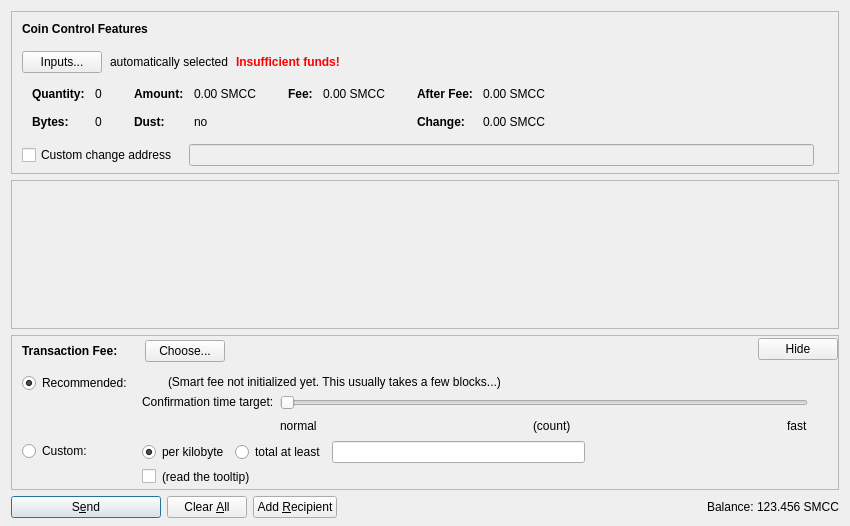
<?xml version="1.0" encoding="UTF-8"?>
<ui version="4.0">
 <class>SendCoinsDialog</class>
 <widget class="QDialog" name="SendCoinsDialog">
  <property name="geometry">
   <rect>
    <x>0</x>
    <y>0</y>
    <width>850</width>
    <height>526</height>
   </rect>
  </property>
  <property name="windowTitle">
   <string>Send Coins</string>
  </property>
  <layout class="QVBoxLayout" name="verticalLayout" stretch="0,1,0,0">
   <property name="bottomMargin">
    <number>8</number>
   </property>
   <item>
    <widget class="QFrame" name="frameCoinControl">
     <property name="sizePolicy">
      <sizepolicy hsizetype="Expanding" vsizetype="Expanding">
       <horstretch>0</horstretch>
       <verstretch>0</verstretch>
      </sizepolicy>
     </property>
     <property name="maximumSize">
      <size>
       <width>16777215</width>
       <height>16777215</height>
      </size>
     </property>
     <property name="frameShape">
      <enum>QFrame::StyledPanel</enum>
     </property>
     <property name="frameShadow">
      <enum>QFrame::Sunken</enum>
     </property>
     <layout class="QVBoxLayout" name="verticalLayoutCoinControl2">
      <property name="spacing">
       <number>0</number>
      </property>
      <property name="leftMargin">
       <number>0</number>
      </property>
      <property name="topMargin">
       <number>0</number>
      </property>
      <property name="rightMargin">
       <number>0</number>
      </property>
      <property name="bottomMargin">
       <number>6</number>
      </property>
      <item>
       <layout class="QVBoxLayout" name="verticalLayoutCoinControl" stretch="0,0,0,0,1">
        <property name="spacing">
         <number>0</number>
        </property>
        <property name="leftMargin">
         <number>10</number>
        </property>
        <property name="topMargin">
         <number>10</number>
        </property>
        <item>
         <layout class="QHBoxLayout" name="horizontalLayoutCoinControl1">
          <property name="bottomMargin">
           <number>15</number>
          </property>
          <item>
           <widget class="QLabel" name="labelCoinControlFeatures">
            <property name="sizePolicy">
             <sizepolicy hsizetype="Preferred" vsizetype="Maximum">
              <horstretch>0</horstretch>
              <verstretch>0</verstretch>
             </sizepolicy>
            </property>
            <property name="font">
             <font>
              <weight>75</weight>
              <bold>true</bold>
             </font>
            </property>
            <property name="styleSheet">
             <string notr="true">font-weight:bold;</string>
            </property>
            <property name="text">
             <string>Coin Control Features</string>
            </property>
           </widget>
          </item>
         </layout>
        </item>
        <item>
         <layout class="QHBoxLayout" name="horizontalLayoutCoinControl2" stretch="0,0,0,0">
          <property name="spacing">
           <number>8</number>
          </property>
          <property name="bottomMargin">
           <number>10</number>
          </property>
          <item>
           <widget class="QPushButton" name="pushButtonCoinControl">
            <property name="styleSheet">
             <string notr="true"/>
            </property>
            <property name="text">
             <string>Inputs...</string>
            </property>
            <property name="autoDefault">
             <bool>false</bool>
            </property>
           </widget>
          </item>
          <item>
           <widget class="QLabel" name="labelCoinControlAutomaticallySelected">
            <property name="text">
             <string>automatically selected</string>
            </property>
            <property name="margin">
             <number>5</number>
            </property>
           </widget>
          </item>
          <item>
           <widget class="QLabel" name="labelCoinControlInsuffFunds">
            <property name="font">
             <font>
              <weight>75</weight>
              <bold>true</bold>
             </font>
            </property>
            <property name="styleSheet">
             <string notr="true">color:red;font-weight:bold;</string>
            </property>
            <property name="text">
             <string>Insufficient funds!</string>
            </property>
            <property name="margin">
             <number>5</number>
            </property>
           </widget>
          </item>
          <item>
           <spacer name="horizontalSpacerCoinControl">
            <property name="orientation">
             <enum>Qt::Horizontal</enum>
            </property>
            <property name="sizeHint" stdset="0">
             <size>
              <width>40</width>
              <height>1</height>
             </size>
            </property>
           </spacer>
          </item>
         </layout>
        </item>
        <item>
         <widget class="QWidget" name="widgetCoinControl" native="true">
          <property name="sizePolicy">
           <sizepolicy hsizetype="Preferred" vsizetype="Preferred">
            <horstretch>0</horstretch>
            <verstretch>0</verstretch>
           </sizepolicy>
          </property>
          <property name="minimumSize">
           <size>
            <width>0</width>
            <height>0</height>
           </size>
          </property>
          <property name="styleSheet">
           <string notr="true"/>
          </property>
          <layout class="QHBoxLayout" name="horizontalLayoutCoinControl5">
           <property name="leftMargin">
            <number>0</number>
           </property>
           <property name="topMargin">
            <number>0</number>
           </property>
           <property name="rightMargin">
            <number>0</number>
           </property>
           <property name="bottomMargin">
            <number>0</number>
           </property>
           <item>
            <layout class="QHBoxLayout" name="horizontalLayoutCoinControl3" stretch="0,0,0,1">
             <property name="spacing">
              <number>20</number>
             </property>
             <property name="topMargin">
              <number>0</number>
             </property>
             <property name="bottomMargin">
              <number>10</number>
             </property>
             <item>
              <layout class="QFormLayout" name="formLayoutCoinControl1">
               <property name="horizontalSpacing">
                <number>10</number>
               </property>
               <property name="verticalSpacing">
                <number>14</number>
               </property>
               <property name="leftMargin">
                <number>10</number>
               </property>
               <property name="topMargin">
                <number>4</number>
               </property>
               <property name="rightMargin">
                <number>6</number>
               </property>
               <item row="0" column="0">
                <widget class="QLabel" name="labelCoinControlQuantityText">
                 <property name="font">
                  <font>
                   <weight>75</weight>
                   <bold>true</bold>
                  </font>
                 </property>
                 <property name="text">
                  <string>Quantity:</string>
                 </property>
                 <property name="margin">
                  <number>0</number>
                 </property>
                </widget>
               </item>
               <item row="0" column="1">
                <widget class="QLabel" name="labelCoinControlQuantity">
                 <property name="cursor">
                  <cursorShape>IBeamCursor</cursorShape>
                 </property>
                 <property name="contextMenuPolicy">
                  <enum>Qt::ActionsContextMenu</enum>
                 </property>
                 <property name="text">
                  <string notr="true">0</string>
                 </property>
                 <property name="margin">
                  <number>0</number>
                 </property>
                 <property name="textInteractionFlags">
                  <set>Qt::LinksAccessibleByMouse|Qt::TextSelectableByKeyboard|Qt::TextSelectableByMouse</set>
                 </property>
                </widget>
               </item>
               <item row="1" column="0">
                <widget class="QLabel" name="labelCoinControlBytesText">
                 <property name="font">
                  <font>
                   <weight>75</weight>
                   <bold>true</bold>
                  </font>
                 </property>
                 <property name="text">
                  <string>Bytes:</string>
                 </property>
                </widget>
               </item>
               <item row="1" column="1">
                <widget class="QLabel" name="labelCoinControlBytes">
                 <property name="cursor">
                  <cursorShape>IBeamCursor</cursorShape>
                 </property>
                 <property name="contextMenuPolicy">
                  <enum>Qt::ActionsContextMenu</enum>
                 </property>
                 <property name="text">
                  <string notr="true">0</string>
                 </property>
                 <property name="textInteractionFlags">
                  <set>Qt::LinksAccessibleByMouse|Qt::TextSelectableByKeyboard|Qt::TextSelectableByMouse</set>
                 </property>
                </widget>
               </item>
              </layout>
             </item>
             <item>
              <layout class="QFormLayout" name="formLayoutCoinControl2">
               <property name="horizontalSpacing">
                <number>10</number>
               </property>
               <property name="verticalSpacing">
                <number>14</number>
               </property>
               <property name="leftMargin">
                <number>6</number>
               </property>
               <property name="topMargin">
                <number>4</number>
               </property>
               <property name="rightMargin">
                <number>6</number>
               </property>
               <item row="0" column="0">
                <widget class="QLabel" name="labelCoinControlAmountText">
                 <property name="font">
                  <font>
                   <weight>75</weight>
                   <bold>true</bold>
                  </font>
                 </property>
                 <property name="text">
                  <string>Amount:</string>
                 </property>
                 <property name="margin">
                  <number>0</number>
                 </property>
                </widget>
               </item>
               <item row="0" column="1">
                <widget class="QLabel" name="labelCoinControlAmount">
                 <property name="cursor">
                  <cursorShape>IBeamCursor</cursorShape>
                 </property>
                 <property name="contextMenuPolicy">
                  <enum>Qt::ActionsContextMenu</enum>
                 </property>
                 <property name="text">
                  <string notr="true">0.00 SMCC</string>
                 </property>
                 <property name="textInteractionFlags">
                  <set>Qt::LinksAccessibleByMouse|Qt::TextSelectableByKeyboard|Qt::TextSelectableByMouse</set>
                 </property>
                </widget>
               </item>
               <item row="1" column="0">
                <widget class="QLabel" name="labelCoinControlLowOutputText">
                 <property name="font">
                  <font>
                   <weight>75</weight>
                   <bold>true</bold>
                  </font>
                 </property>
                 <property name="text">
                  <string>Dust:</string>
                 </property>
                </widget>
               </item>
               <item row="1" column="1">
                <widget class="QLabel" name="labelCoinControlLowOutput">
                 <property name="cursor">
                  <cursorShape>IBeamCursor</cursorShape>
                 </property>
                 <property name="contextMenuPolicy">
                  <enum>Qt::ActionsContextMenu</enum>
                 </property>
                 <property name="text">
                  <string notr="true">no</string>
                 </property>
                 <property name="textInteractionFlags">
                  <set>Qt::LinksAccessibleByMouse|Qt::TextSelectableByKeyboard|Qt::TextSelectableByMouse</set>
                 </property>
                </widget>
               </item>
              </layout>
             </item>
             <item>
              <layout class="QFormLayout" name="formLayoutCoinControl3">
               <property name="horizontalSpacing">
                <number>10</number>
               </property>
               <property name="verticalSpacing">
                <number>14</number>
               </property>
               <property name="leftMargin">
                <number>6</number>
               </property>
               <property name="topMargin">
                <number>4</number>
               </property>
               <property name="rightMargin">
                <number>6</number>
               </property>
               <item row="0" column="0">
                <widget class="QLabel" name="labelCoinControlFeeText">
                 <property name="font">
                  <font>
                   <weight>75</weight>
                   <bold>true</bold>
                  </font>
                 </property>
                 <property name="text">
                  <string>Fee:</string>
                 </property>
                 <property name="margin">
                  <number>0</number>
                 </property>
                </widget>
               </item>
               <item row="0" column="1">
                <widget class="QLabel" name="labelCoinControlFee">
                 <property name="cursor">
                  <cursorShape>IBeamCursor</cursorShape>
                 </property>
                 <property name="contextMenuPolicy">
                  <enum>Qt::ActionsContextMenu</enum>
                 </property>
                 <property name="text">
                  <string notr="true">0.00 SMCC</string>
                 </property>
                 <property name="textInteractionFlags">
                  <set>Qt::LinksAccessibleByMouse|Qt::TextSelectableByKeyboard|Qt::TextSelectableByMouse</set>
                 </property>
                </widget>
               </item>
              </layout>
             </item>
             <item>
              <layout class="QFormLayout" name="formLayoutCoinControl4">
               <property name="horizontalSpacing">
                <number>10</number>
               </property>
               <property name="verticalSpacing">
                <number>14</number>
               </property>
               <property name="leftMargin">
                <number>6</number>
               </property>
               <property name="topMargin">
                <number>4</number>
               </property>
               <property name="rightMargin">
                <number>6</number>
               </property>
               <item row="0" column="0">
                <widget class="QLabel" name="labelCoinControlAfterFeeText">
                 <property name="font">
                  <font>
                   <weight>75</weight>
                   <bold>true</bold>
                  </font>
                 </property>
                 <property name="text">
                  <string>After Fee:</string>
                 </property>
                 <property name="margin">
                  <number>0</number>
                 </property>
                </widget>
               </item>
               <item row="0" column="1">
                <widget class="QLabel" name="labelCoinControlAfterFee">
                 <property name="cursor">
                  <cursorShape>IBeamCursor</cursorShape>
                 </property>
                 <property name="contextMenuPolicy">
                  <enum>Qt::ActionsContextMenu</enum>
                 </property>
                 <property name="text">
                  <string notr="true">0.00 SMCC</string>
                 </property>
                 <property name="textInteractionFlags">
                  <set>Qt::LinksAccessibleByMouse|Qt::TextSelectableByKeyboard|Qt::TextSelectableByMouse</set>
                 </property>
                </widget>
               </item>
               <item row="1" column="0">
                <widget class="QLabel" name="labelCoinControlChangeText">
                 <property name="font">
                  <font>
                   <weight>75</weight>
                   <bold>true</bold>
                  </font>
                 </property>
                 <property name="text">
                  <string>Change:</string>
                 </property>
                </widget>
               </item>
               <item row="1" column="1">
                <widget class="QLabel" name="labelCoinControlChange">
                 <property name="cursor">
                  <cursorShape>IBeamCursor</cursorShape>
                 </property>
                 <property name="contextMenuPolicy">
                  <enum>Qt::ActionsContextMenu</enum>
                 </property>
                 <property name="text">
                  <string notr="true">0.00 SMCC</string>
                 </property>
                 <property name="textInteractionFlags">
                  <set>Qt::LinksAccessibleByMouse|Qt::TextSelectableByKeyboard|Qt::TextSelectableByMouse</set>
                 </property>
                </widget>
               </item>
              </layout>
             </item>
            </layout>
           </item>
          </layout>
         </widget>
        </item>
        <item>
         <layout class="QHBoxLayout" name="horizontalLayoutCoinControl4" stretch="0,0,0">
          <property name="spacing">
           <number>12</number>
          </property>
          <property name="sizeConstraint">
           <enum>QLayout::SetDefaultConstraint</enum>
          </property>
          <property name="topMargin">
           <number>5</number>
          </property>
          <property name="rightMargin">
           <number>5</number>
          </property>
          <item>
           <widget class="QCheckBox" name="checkBoxCoinControlChange">
            <property name="toolTip">
             <string>If this is activated, but the change address is empty or invalid, change will be sent to a newly generated address.</string>
            </property>
            <property name="text">
             <string>Custom change address</string>
            </property>
           </widget>
          </item>
          <item>
           <widget class="QValidatedLineEdit" name="lineEditCoinControlChange">
            <property name="enabled">
             <bool>false</bool>
            </property>
            <property name="sizePolicy">
             <sizepolicy hsizetype="Expanding" vsizetype="Fixed">
              <horstretch>0</horstretch>
              <verstretch>0</verstretch>
             </sizepolicy>
            </property>
           </widget>
          </item>
          <item>
           <widget class="QLabel" name="labelCoinControlChangeLabel">
            <property name="sizePolicy">
             <sizepolicy hsizetype="Preferred" vsizetype="Expanding">
              <horstretch>0</horstretch>
              <verstretch>0</verstretch>
             </sizepolicy>
            </property>
            <property name="minimumSize">
             <size>
              <width>0</width>
              <height>0</height>
             </size>
            </property>
            <property name="text">
             <string/>
            </property>
            <property name="margin">
             <number>3</number>
            </property>
           </widget>
          </item>
         </layout>
        </item>
        <item>
         <spacer name="verticalSpacerCoinControl">
          <property name="orientation">
           <enum>Qt::Vertical</enum>
          </property>
          <property name="sizeHint" stdset="0">
           <size>
            <width>800</width>
            <height>1</height>
           </size>
          </property>
         </spacer>
        </item>
       </layout>
      </item>
     </layout>
    </widget>
   </item>
   <item>
    <widget class="QScrollArea" name="scrollArea">
     <property name="widgetResizable">
      <bool>true</bool>
     </property>
     <widget class="QWidget" name="scrollAreaWidgetContents">
      <property name="geometry">
       <rect>
        <x>0</x>
        <y>0</y>
        <width>830</width>
        <height>104</height>
       </rect>
      </property>
      <layout class="QVBoxLayout" name="verticalLayout_2" stretch="0,1">
       <property name="leftMargin">
        <number>0</number>
       </property>
       <property name="topMargin">
        <number>0</number>
       </property>
       <property name="rightMargin">
        <number>0</number>
       </property>
       <property name="bottomMargin">
        <number>0</number>
       </property>
       <item>
        <layout class="QVBoxLayout" name="entries">
         <property name="spacing">
          <number>6</number>
         </property>
        </layout>
       </item>
       <item>
        <spacer name="verticalSpacer">
         <property name="orientation">
          <enum>Qt::Vertical</enum>
         </property>
         <property name="sizeHint" stdset="0">
          <size>
           <width>20</width>
           <height>40</height>
          </size>
         </property>
        </spacer>
       </item>
      </layout>
     </widget>
    </widget>
   </item>
   <item>
    <widget class="QFrame" name="frameFee">
     <property name="sizePolicy">
      <sizepolicy hsizetype="Expanding" vsizetype="Expanding">
       <horstretch>0</horstretch>
       <verstretch>0</verstretch>
      </sizepolicy>
     </property>
     <property name="maximumSize">
      <size>
       <width>16777215</width>
       <height>16777215</height>
      </size>
     </property>
     <property name="frameShape">
      <enum>QFrame::StyledPanel</enum>
     </property>
     <property name="frameShadow">
      <enum>QFrame::Sunken</enum>
     </property>
     <layout class="QVBoxLayout" name="verticalLayoutFee1">
      <property name="spacing">
       <number>0</number>
      </property>
      <property name="leftMargin">
       <number>0</number>
      </property>
      <property name="topMargin">
       <number>0</number>
      </property>
      <property name="rightMargin">
       <number>0</number>
      </property>
      <property name="bottomMargin">
       <number>0</number>
      </property>
      <item>
       <layout class="QVBoxLayout" name="verticalLayoutFee2" stretch="0,0,0">
        <property name="spacing">
         <number>0</number>
        </property>
        <property name="leftMargin">
         <number>10</number>
        </property>
        <property name="topMargin">
         <number>0</number>
        </property>
        <item>
         <layout class="QHBoxLayout" name="horizontalLayoutFee1">
          <property name="bottomMargin">
           <number>0</number>
          </property>
          <item>
           <layout class="QVBoxLayout" name="verticalLayoutFee7">
            <property name="spacing">
             <number>0</number>
            </property>
            <item>
             <spacer name="verticalSpacerSmartFee">
              <property name="orientation">
               <enum>Qt::Vertical</enum>
              </property>
              <property name="sizeType">
               <enum>QSizePolicy::Fixed</enum>
              </property>
              <property name="sizeHint" stdset="0">
               <size>
                <width>1</width>
                <height>4</height>
               </size>
              </property>
             </spacer>
            </item>
            <item>
             <layout class="QHBoxLayout" name="horizontalLayoutSmartFee">
              <property name="spacing">
               <number>10</number>
              </property>
              <item>
               <widget class="QLabel" name="labelFeeHeadline">
                <property name="sizePolicy">
                 <sizepolicy hsizetype="Preferred" vsizetype="Maximum">
                  <horstretch>0</horstretch>
                  <verstretch>0</verstretch>
                 </sizepolicy>
                </property>
                <property name="font">
                 <font>
                  <weight>75</weight>
                  <bold>true</bold>
                 </font>
                </property>
                <property name="styleSheet">
                 <string notr="true">font-weight:bold;</string>
                </property>
                <property name="text">
                 <string>Transaction Fee:</string>
                </property>
               </widget>
              </item>
              <item>
               <widget class="QLabel" name="labelFeeMinimized">
                <property name="text">
                 <string/>
                </property>
               </widget>
              </item>
              <item>
               <widget class="QPushButton" name="buttonChooseFee">
                <property name="text">
                 <string>Choose...</string>
                </property>
               </widget>
              </item>
             </layout>
            </item>
            <item>
             <spacer name="verticalSpacer_5">
              <property name="orientation">
               <enum>Qt::Vertical</enum>
              </property>
              <property name="sizeHint" stdset="0">
               <size>
                <width>1</width>
                <height>1</height>
               </size>
              </property>
             </spacer>
            </item>
           </layout>
          </item>
          <item>
           <spacer name="horizontalSpacer_4">
            <property name="orientation">
             <enum>Qt::Horizontal</enum>
            </property>
            <property name="sizeHint" stdset="0">
             <size>
              <width>40</width>
              <height>20</height>
             </size>
            </property>
           </spacer>
          </item>
          <item>
           <widget class="QPushButton" name="buttonMinimizeFee">
            <property name="toolTip">
             <string>collapse fee-settings</string>
            </property>
            <property name="text">
             <string>Hide</string>
            </property>
           </widget>
          </item>
         </layout>
        </item>
        <item>
         <widget class="QFrame" name="frameFeeSelection">
          <layout class="QVBoxLayout" name="verticalLayoutFee12">
           <property name="spacing">
            <number>0</number>
           </property>
           <property name="leftMargin">
            <number>0</number>
           </property>
           <property name="topMargin">
            <number>0</number>
           </property>
           <property name="rightMargin">
            <number>0</number>
           </property>
           <property name="bottomMargin">
            <number>0</number>
           </property>
           <item>
            <layout class="QGridLayout" name="gridLayoutFee">
             <property name="topMargin">
              <number>10</number>
             </property>
             <property name="bottomMargin">
              <number>4</number>
             </property>
             <property name="horizontalSpacing">
              <number>10</number>
             </property>
             <property name="verticalSpacing">
              <number>4</number>
             </property>
             <item row="1" column="1">
              <layout class="QVBoxLayout" name="verticalLayoutFee8">
               <property name="spacing">
                <number>6</number>
               </property>
               <item>
                <layout class="QHBoxLayout" name="horizontalLayoutFee13">
                 <item>
                  <widget class="QRadioButton" name="radioCustomPerKilobyte">
                   <property name="toolTip">
                    <string>If the custom fee is set to 1000 satoshis and the transaction is only 250 bytes, then &quot;per kilobyte&quot; only pays 250 satoshis in fee, while &quot;total at least&quot; pays 1000 satoshis. For transactions bigger than a kilobyte both pay by kilobyte.</string>
                   </property>
                   <property name="text">
                    <string>per kilobyte</string>
                   </property>
                   <property name="checked">
                    <bool>true</bool>
                   </property>
                   <attribute name="buttonGroup">
                    <string notr="true">groupCustomFee</string>
                   </attribute>
                  </widget>
                 </item>
                 <item>
                  <widget class="QRadioButton" name="radioCustomAtLeast">
                   <property name="toolTip">
                    <string>If the custom fee is set to 1000 satoshis and the transaction is only 250 bytes, then &quot;per kilobyte&quot; only pays 250 satoshis in fee, while &quot;total at least&quot; pays 1000 satoshis. For transactions bigger than a kilobyte both pay by kilobyte.</string>
                   </property>
                   <property name="text">
                    <string>total at least</string>
                   </property>
                   <attribute name="buttonGroup">
                    <string notr="true">groupCustomFee</string>
                   </attribute>
                  </widget>
                 </item>
                 <item>
                  <widget class="BitcoinAmountField" name="customFee"/>
                 </item>
                 <item>
                  <spacer name="horizontalSpacer_6">
                   <property name="orientation">
                    <enum>Qt::Horizontal</enum>
                   </property>
                   <property name="sizeHint" stdset="0">
                    <size>
                     <width>1</width>
                     <height>1</height>
                    </size>
                   </property>
                  </spacer>
                 </item>
                </layout>
               </item>
               <item>
                <layout class="QHBoxLayout" name="horizontalLayoutFee8">
                 <item>
                  <widget class="QCheckBox" name="checkBoxMinimumFee">
                   <property name="toolTip">
                    <string>Paying only the minimum fee is just fine as long as there is less transaction volume than space in the blocks. But be aware that this can end up in a never confirming transaction once there is more demand for smartcoin transactions than the network can process.</string>
                   </property>
                   <property name="text">
                    <string/>
                   </property>
                  </widget>
                 </item>
                 <item>
                  <widget class="QLabel" name="labelMinFeeWarning">
                   <property name="enabled">
                    <bool>true</bool>
                   </property>
                   <property name="toolTip">
                    <string>Paying only the minimum fee is just fine as long as there is less transaction volume than space in the blocks. But be aware that this can end up in a never confirming transaction once there is more demand for smartcoin transactions than the network can process.</string>
                   </property>
                   <property name="text">
                    <string>(read the tooltip)</string>
                   </property>
                   <property name="margin">
                    <number>5</number>
                   </property>
                  </widget>
                 </item>
                 <item>
                  <spacer name="horizontalSpacer_2">
                   <property name="orientation">
                    <enum>Qt::Horizontal</enum>
                   </property>
                   <property name="sizeHint" stdset="0">
                    <size>
                     <width>1</width>
                     <height>1</height>
                    </size>
                   </property>
                  </spacer>
                 </item>
                </layout>
               </item>
              </layout>
             </item>
             <item row="0" column="0">
              <layout class="QVBoxLayout" name="verticalLayoutFee4" stretch="0,1">
               <item>
                <widget class="QRadioButton" name="radioSmartFee">
                 <property name="text">
                  <string>Recommended:</string>
                 </property>
                 <property name="checked">
                  <bool>true</bool>
                 </property>
                 <attribute name="buttonGroup">
                  <string notr="true">groupFee</string>
                 </attribute>
                </widget>
               </item>
               <item>
                <spacer name="verticalSpacer_2">
                 <property name="orientation">
                  <enum>Qt::Vertical</enum>
                 </property>
                 <property name="sizeHint" stdset="0">
                  <size>
                   <width>1</width>
                   <height>1</height>
                  </size>
                 </property>
                </spacer>
               </item>
              </layout>
             </item>
             <item row="1" column="0">
              <layout class="QVBoxLayout" name="verticalLayoutFee9" stretch="0,1">
               <item>
                <widget class="QRadioButton" name="radioCustomFee">
                 <property name="text">
                  <string>Custom:</string>
                 </property>
                 <attribute name="buttonGroup">
                  <string notr="true">groupFee</string>
                 </attribute>
                </widget>
               </item>
               <item>
                <spacer name="verticalSpacer_6">
                 <property name="orientation">
                  <enum>Qt::Vertical</enum>
                 </property>
                 <property name="sizeHint" stdset="0">
                  <size>
                   <width>1</width>
                   <height>1</height>
                  </size>
                 </property>
                </spacer>
               </item>
              </layout>
             </item>
             <item row="0" column="1">
              <layout class="QVBoxLayout" name="verticalLayoutFee3" stretch="0,0,1">
               <property name="spacing">
                <number>6</number>
               </property>
               <property name="topMargin">
                <number>2</number>
               </property>
               <item>
                <layout class="QHBoxLayout" name="horizontalLayoutFee12">
                 <item>
                  <widget class="QLabel" name="labelSmartFee">
                   <property name="text">
                    <string/>
                   </property>
                   <property name="margin">
                    <number>2</number>
                   </property>
                  </widget>
                 </item>
                 <item>
                  <widget class="QLabel" name="labelFeeEstimation">
                   <property name="text">
                    <string/>
                   </property>
                  </widget>
                 </item>
                 <item>
                  <widget class="QLabel" name="labelSmartFee2">
                   <property name="text">
                    <string>(Smart fee not initialized yet. This usually takes a few blocks...)</string>
                   </property>
                   <property name="margin">
                    <number>2</number>
                   </property>
                  </widget>
                 </item>
                 <item>
                  <spacer name="horizontalSpacer_5">
                   <property name="orientation">
                    <enum>Qt::Horizontal</enum>
                   </property>
                   <property name="sizeHint" stdset="0">
                    <size>
                     <width>1</width>
                     <height>1</height>
                    </size>
                   </property>
                  </spacer>
                 </item>
                </layout>
               </item>
               <item>
                <layout class="QHBoxLayout" name="horizontalLayoutFee9">
                 <item>
                  <layout class="QVBoxLayout" name="verticalLayoutFee6">
                   <item>
                    <widget class="QLabel" name="labelSmartFee3">
                     <property name="text">
                      <string>Confirmation time target:</string>
                     </property>
                     <property name="margin">
                      <number>2</number>
                     </property>
                    </widget>
                   </item>
                   <item>
                    <spacer name="verticalSpacer_3">
                     <property name="orientation">
                      <enum>Qt::Vertical</enum>
                     </property>
                     <property name="sizeHint" stdset="0">
                      <size>
                       <width>1</width>
                       <height>1</height>
                      </size>
                     </property>
                    </spacer>
                   </item>
                  </layout>
                 </item>
                 <item>
                  <layout class="QVBoxLayout" name="verticalLayoutFee5">
                   <property name="rightMargin">
                    <number>30</number>
                   </property>
                   <item>
                    <widget class="QSlider" name="sliderSmartFee">
                     <property name="minimum">
                      <number>0</number>
                     </property>
                     <property name="maximum">
                      <number>23</number>
                     </property>
                     <property name="pageStep">
                      <number>1</number>
                     </property>
                     <property name="value">
                      <number>0</number>
                     </property>
                     <property name="orientation">
                      <enum>Qt::Horizontal</enum>
                     </property>
                     <property name="invertedAppearance">
                      <bool>false</bool>
                     </property>
                     <property name="invertedControls">
                      <bool>false</bool>
                     </property>
                     <property name="tickPosition">
                      <enum>QSlider::NoTicks</enum>
                     </property>
                    </widget>
                   </item>
                   <item>
                    <layout class="QHBoxLayout" name="horizontalLayoutFee10">
                     <item>
                      <widget class="QLabel" name="labelSmartFeeNormal">
                       <property name="text">
                        <string>normal</string>
                       </property>
                      </widget>
                     </item>
                     <item>
                      <spacer name="horizontalSpacer_7">
                       <property name="orientation">
                        <enum>Qt::Horizontal</enum>
                       </property>
                       <property name="sizeHint" stdset="0">
                        <size>
                         <width>40</width>
                         <height>20</height>
                        </size>
                       </property>
                      </spacer>
                     </item>
                     <item>
                      <widget class="QLabel" name="confirmationTargetLabel">
                       <property name="text">
                        <string notr="true">(count)</string>
                       </property>
                      </widget>
                     </item>
                     <item>
                      <spacer name="horizontalSpacer_3">
                       <property name="orientation">
                        <enum>Qt::Horizontal</enum>
                       </property>
                       <property name="sizeHint" stdset="0">
                        <size>
                         <width>40</width>
                         <height>20</height>
                        </size>
                       </property>
                      </spacer>
                     </item>
                     <item>
                      <widget class="QLabel" name="labelSmartFeeFast">
                       <property name="text">
                        <string>fast</string>
                       </property>
                      </widget>
                     </item>
                    </layout>
                   </item>
                  </layout>
                 </item>
                </layout>
               </item>
               <item>
                <spacer name="verticalSpacer_4">
                 <property name="orientation">
                  <enum>Qt::Vertical</enum>
                 </property>
                 <property name="sizeHint" stdset="0">
                  <size>
                   <width>1</width>
                   <height>1</height>
                  </size>
                 </property>
                </spacer>
               </item>
              </layout>
             </item>
            </layout>
           </item>
          </layout>
         </widget>
        </item>
        <item>
         <spacer name="verticalSpacerFee">
          <property name="orientation">
           <enum>Qt::Vertical</enum>
          </property>
          <property name="sizeHint" stdset="0">
           <size>
            <width>800</width>
            <height>1</height>
           </size>
          </property>
         </spacer>
        </item>
       </layout>
      </item>
     </layout>
    </widget>
   </item>
   <item>
    <layout class="QHBoxLayout" name="horizontalLayout">
     <item>
      <widget class="QPushButton" name="sendButton">
       <property name="minimumSize">
        <size>
         <width>150</width>
         <height>0</height>
        </size>
       </property>
       <property name="toolTip">
        <string>Confirm the send action</string>
       </property>
       <property name="text">
        <string>S&amp;end</string>
       </property>
       <property name="icon">
        <iconset resource="../bitcoin.qrc">
         <normaloff>:/icons/send</normaloff>:/icons/send</iconset>
       </property>
       <property name="autoDefault">
        <bool>false</bool>
       </property>
       <property name="default">
        <bool>true</bool>
       </property>
      </widget>
     </item>
     <item>
      <widget class="QPushButton" name="clearButton">
       <property name="sizePolicy">
        <sizepolicy hsizetype="Minimum" vsizetype="Fixed">
         <horstretch>0</horstretch>
         <verstretch>0</verstretch>
        </sizepolicy>
       </property>
       <property name="toolTip">
        <string>Clear all fields of the form.</string>
       </property>
       <property name="text">
        <string>Clear &amp;All</string>
       </property>
       <property name="icon">
        <iconset resource="../bitcoin.qrc">
         <normaloff>:/icons/remove</normaloff>:/icons/remove</iconset>
       </property>
       <property name="autoDefault">
        <bool>false</bool>
       </property>
      </widget>
     </item>
     <item>
      <widget class="QPushButton" name="addButton">
       <property name="toolTip">
        <string>Send to multiple recipients at once</string>
       </property>
       <property name="text">
        <string>Add &amp;Recipient</string>
       </property>
       <property name="icon">
        <iconset resource="../bitcoin.qrc">
         <normaloff>:/icons/add</normaloff>:/icons/add</iconset>
       </property>
       <property name="autoDefault">
        <bool>false</bool>
       </property>
      </widget>
     </item>
     <item>
      <spacer name="horizontalSpacer">
       <property name="orientation">
        <enum>Qt::Horizontal</enum>
       </property>
       <property name="sizeHint" stdset="0">
        <size>
         <width>40</width>
         <height>20</height>
        </size>
       </property>
      </spacer>
     </item>
     <item>
      <layout class="QHBoxLayout" name="horizontalLayout_2">
       <property name="spacing">
        <number>3</number>
       </property>
       <item>
        <widget class="QLabel" name="label">
         <property name="sizePolicy">
          <sizepolicy hsizetype="Preferred" vsizetype="Fixed">
           <horstretch>0</horstretch>
           <verstretch>0</verstretch>
          </sizepolicy>
         </property>
         <property name="text">
          <string>Balance:</string>
         </property>
        </widget>
       </item>
       <item>
        <widget class="QLabel" name="labelBalance">
         <property name="sizePolicy">
          <sizepolicy hsizetype="Preferred" vsizetype="Fixed">
           <horstretch>0</horstretch>
           <verstretch>0</verstretch>
          </sizepolicy>
         </property>
         <property name="cursor">
          <cursorShape>IBeamCursor</cursorShape>
         </property>
         <property name="text">
          <string notr="true">123.456 SMCC</string>
         </property>
         <property name="textInteractionFlags">
          <set>Qt::LinksAccessibleByMouse|Qt::TextSelectableByKeyboard|Qt::TextSelectableByMouse</set>
         </property>
        </widget>
       </item>
      </layout>
     </item>
    </layout>
   </item>
  </layout>
 </widget>
 <customwidgets>
  <customwidget>
   <class>QValidatedLineEdit</class>
   <extends>QLineEdit</extends>
   <header>qvalidatedlineedit.h</header>
  </customwidget>
  <customwidget>
   <class>BitcoinAmountField</class>
   <extends>QLineEdit</extends>
   <header>bitcoinamountfield.h</header>
   <container>1</container>
  </customwidget>
 </customwidgets>
 <resources>
  <include location="../bitcoin.qrc"/>
 </resources>
 <connections/>
 <buttongroups>
  <buttongroup name="groupFee"/>
  <buttongroup name="groupCustomFee"/>
 </buttongroups>
</ui>
